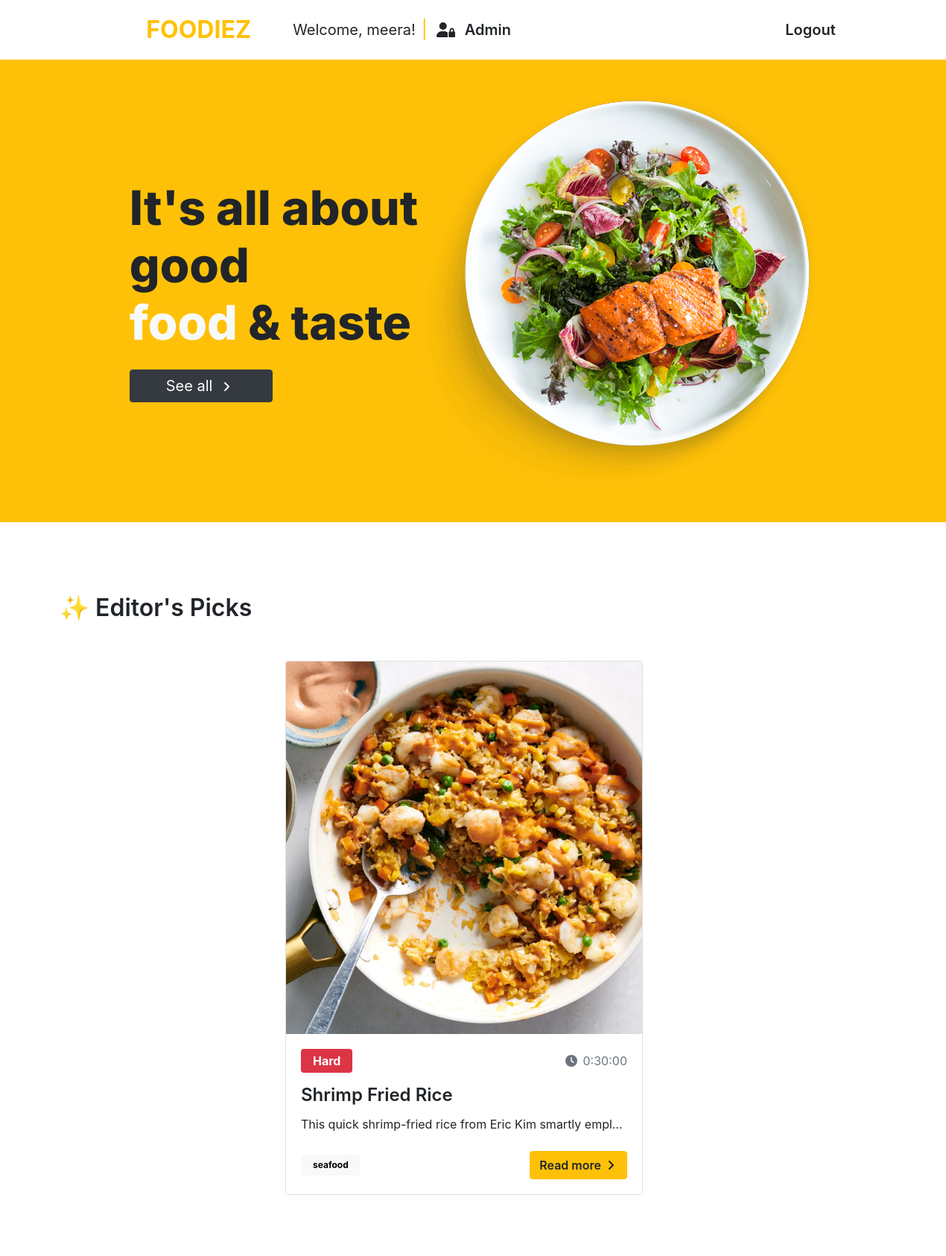
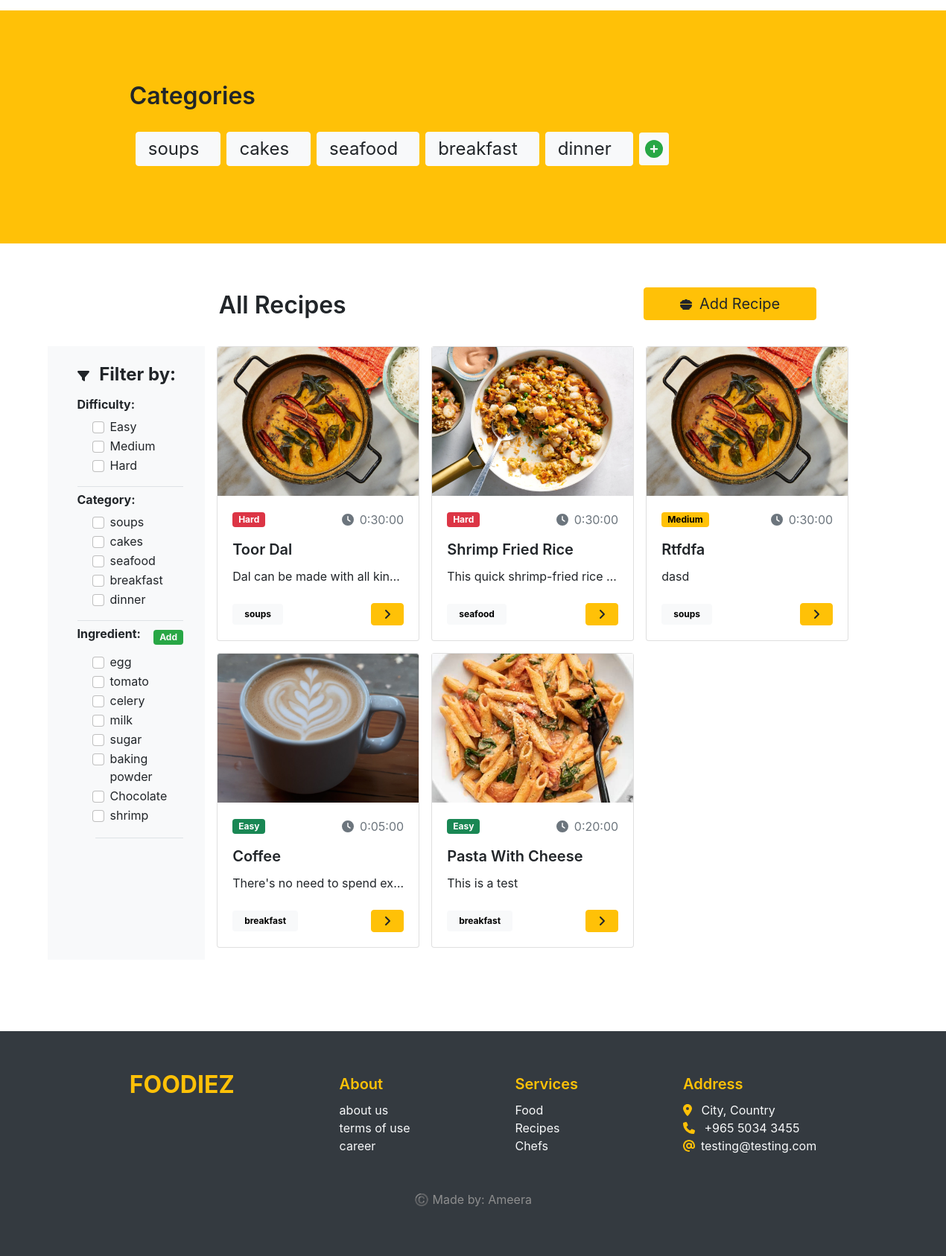
The app's page / (signed in) with its own data (2 pictures, top to bottom).
### food/models.py (models this page shows, shortened)
class Recipe(models.Model):
    difficulty_choices = [
        ("Easy", "Easy"),
        ("Medium", "Medium"),
        ("Hard", "Hard"),
    ]
    created_by = models.ForeignKey(User, on_delete=models.CASCADE, related_name="created_by")
    name = models.CharField(max_length=200)
    difficulty = models.CharField(choices=difficulty_choices, max_length=15)
    duration = models.DurationField(default= timedelta(minutes=30))
    calories = models.FloatField(validators=[MinValueValidator(1), MaxValueValidator(10000)])
    serving = models.PositiveIntegerField(default=1)
    category = models.ForeignKey(Category, on_delete=models.CASCADE ,related_name="category")
    ingredients = models.ManyToManyField(Ingredient, related_name="ingredients")
    image = models.ImageField(upload_to="recipes/", default= "static/placeholder.png") # add a default image in static files
    description = models.TextField()
    directions = models.TextField()
    editor_pick = models.BooleanField(default=False)

class Category(models.Model):
    name = models.CharField(max_length=100, unique=True)
    def __str__(self) -> str:
        return self.name

class Ingredient(models.Model):
    name = models.CharField(max_length=100, unique=True)

### food/views.py (the view)
# urls.py: path("", views.home_view, name="home"),
def home_view(request):
    recipes = Recipe.objects.all()
    editors_pick = Recipe.objects.filter(editor_pick=True)
    categories = Category.objects.all()
    ingredients = Ingredient.objects.all()
    category_form = CategoryForm()
    ingredient_form = IngredientForm()
    context = {
        "recipes": recipes,
        "categories": categories,
        "category_form": category_form ,
        "editors_pick": editors_pick,
        "ingredient_form": ingredient_form,
        "ingredients": ingredients,
    }
    return render(request, "base.html", context)

### food/forms.py
class RegisterForm(forms.ModelForm):
    class Meta:
        model = User
        fields = ["username", "password"]
        widgets = {
            "password": forms.PasswordInput()
        }

class LoginForm(forms.Form):
    username = forms.CharField(required=True)
    password = forms.CharField(required=True, widget=forms.PasswordInput(),)

### food/context_processor.py (called while the page is built)
def processor(request):
    register_form = RegisterForm()
    login_form = LoginForm()
    return {'register_form': register_form, "login_form": login_form,}

### food/templates/base.html (shortened to what this page needs)
{% load bootstrap4 %}
{% bootstrap_css %}
{% load static %}
<!DOCTYPE html>
<html lang="en">
  <head>
    <link
      href="https://cdn.jsdelivr.net/npm/bootstrap@5.2.0/dist/css/bootstrap.min.css"
      rel="stylesheet"
    />
    <link rel="stylesheet" href="{% static 'css/styles.css' %}" />
  </head>
  <body>
    <header>
      <nav class="navbar navbar-expand-lg bg-white">
        <div
          class="container-fluid d-flex justify-content-center align-items-center w-100"
        >
          <ul
            class="navbar-nav mb-2 mb-lg-0 d-flex justify-content-start align-items-center w-75"
          >
            <li class="nav-item fs-2 fw-bold mx-5">
              <a class="nav-link link-warning" href="{% url 'home' %}"
                >FOODIEZ</a
              >
            </li>
            <li class="nav-item fs-5 me-2">
              Welcome, {{ request.user.username}}!
            </li>
            {% if request.user.is_authenticated and request.user.is_staff %}
            <li class="nav-item text-warning fs-4">|</li>
            <li class="nav-item fs-5 fw-semibold mx-1">
              <a class="nav-link link-dark" href="{% url 'admin-page' %}"
                ><i class="fa-solid fa-user-lock me-2"></i> Admin</a
              >
            </li>
            {% endif %}
          </ul>
          <ul class="navbar-nav mb-2 mb-lg-0 d-flex align-items-center">
            {% if request.user.is_authenticated %}
            <li class="nav-item fs-5 fw-semibold mx-auto">
              <a class="nav-link link-dark" href="{% url 'logout' %}">Logout</a>
            </li>
            {% endif %}
          </ul>
        </div>
      </nav>
    </header>
    {% block content %}
    {% include 'pages/landing_page.html' %} {% endblock content %}
    <footer class="m-auto bg-dark pt-5 pb-5">
      <div class="container w-75 mb-5 d-flex justify-content-between">
        <a class="link-warning fs-2 fw-bold m-0" href="{% url 'home' %}"
          >FOODIEZ</a
        >
        <div class="d-flex flex-column">
          <p class="fs-5 fw-semibold mt-2 mb-2 text-warning">About</p>
          <a class="link-light" href="#">about us</a>
          <a class="link-light" href="#">terms of use</a>
          <a class="link-light" href="#">career</a>
        </div>
        <div class="d-flex flex-column">
          <p class="fs-5 fw-semibold mt-2 mb-2 text-warning">Services</p>
          <a class="link-light" href="#">Food</a>
          <a class="link-light" href="#">Recipes</a>
          <a class="link-light" href="#">Chefs</a>
        </div>
        <div class="d-flex flex-column text-light">
          <p class="fs-5 fw-semibold mt-2 mb-2 text-warning">Address</p>
          <p class="m-0">
            <i class="fa-solid fa-location-dot me-2 text-warning"></i> City,
            Country
          </p>
          <p class="m-0">
            <i class="fa-solid fa-phone me-2 text-warning"></i> +965 5034 3455
          </p>
          <p class="m-0">
            <i class="fa-solid fa-at me-2 text-warning"></i>testing@testing.com
          </p>
        </div>
      </div>
      <center class="mt-auto">
        <p class="footer-text fs-6">©️ Made by: Ameera</p>
      </center>
    </footer>
  </body>
</html>

### food/templates/pages/landing_page.html (shortened to what this page needs)
{% load static %}
{% load bootstrap4 %}
{% block content %}
<section class="bg-warning">
  <div
    class="container w-75 pt-5 pb-5 d-flex justify-content-between align-items-center"
  >
    <div
      class="title-container d-flex flex-column justify-content-center align-items-start"
    >
      <h1 class="header">
        It's all about good<br /><span class="text-light">food</span> & taste
      </h1>
      <a href="#all-recipes" type="button" class="btn btn-dark fs-5 mt-3 px-5"
        >See all <i class="fa-solid fa-angle-right mx-2 fs-6"></i
      ></a>
    </div>
    <div>
      <img src="{% static '/images/meal-bg.png' %}" alt="a plate of food" />
    </div>
  </div>
</section>
<section class="pb-5">
  <div class="container-fluid w-100 pt-5 pb-5">
    <div class="container">
      <h2 class="fs-2 fw-semibold mb-5 mt-5 pb-1">✨ Editor's Picks</h2>
    </div>
    <div class="container-fluid d-flex justify-content-center flex-wrap">
      {% for recipe in editors_pick %}
      <div class="card me-4" style="width: 30rem; height: max-content">
        <center style="background-color: rgb(247, 247, 247)">
          <img
            src="{{ recipe.image.url }}"
            class="card-img-top w-100"
            alt="recipe image"
            style="object-fit: cover; height: 500px"
          />
        </center>
        <div class="card-body">
          <div class="d-flex justify-content-between align-items-center">
            {% if recipe.difficulty == "Easy" %}
            <p>
              <span class="badge text-bg-success fs-6 py-2 px-3"
                >{{ recipe.difficulty }}</span
              >
            </p>
            {% elif recipe.difficulty == "Medium" %}
            <p>
              <span class="badge text-bg-warning fs-6 py-2 px-3"
                >{{ recipe.difficulty }}</span
              >
            </p>
            {% elif recipe.difficulty == "Hard" %}
            <p>
              <span class="badge text-bg-danger fs-6 py-2 px-3"
                >{{ recipe.difficulty }}</span
              >
            </p>
            {% else %} null {% endif %}
            <p class="text-muted">
              <i class="fa-solid fa-clock me-2"></i>{{ recipe.duration }}
            </p>
          </div>
          <h5
            class="card-title fw-semibold fs-4"
            style="text-transform: capitalize"
          >
            {{ recipe.name }}
          </h5>
          <p
            class="card-text"
            style="
              line-height: 1.5em;
              height: 2em;
              overflow: hidden;
              white-space: nowrap;
              text-overflow: ellipsis;
              width: 100%;
            "
          >
            {{ recipe.description }}
          </p>
          <div class="d-flex justify-content-between align-items-center">
            <span class="badge text-bg-light px-3 py-2"
              >{{ recipe.category }}</span
            >
            <a
              href="{% url 'recipe-detail' recipe_id=recipe.id %}"
              class="btn btn-warning fw-semibold"
              >Read more <i class="fa-solid fa-angle-right mx-1"></i
            ></a>
          </div>
        </div>
      </div>
      {% endfor %}
    </div>
  </div>
</section>
<section class="bg-warning pb-5">
  <div class="container w-75 py-5">
    <h2 class="fs-2 fw-semibold mb-4 mt-5 pb-1">Categories</h2>
    <div class="d-flex flex-wrap ms-2 align-items-center">
      {% for cat in categories %}
      <div
        href="#"
        type="link"
        class="btn btn-light d-flex justify-content-between align-items-center py-1 ps-3 mb-2 me-2"
      >
        <p class="fs-4 me-3 my-0">{{ cat.name }}</p>
      </div>
      {% endfor %}
      {% if request.user.is_authenticated %}
      <span
        type="button"
        class="badge badge-light text-dark fs-4 me-2 mb-2 px-2"
      >
        <a
          href="#"
          class="link-dark"
          data-bs-toggle="modal"
          data-bs-target="#cat"
        >
          <i class="fa-solid fa-circle-plus py-1 text-success"></i>
        </a>
        {% include 'snippets/add_cat.html' %}
      </span>
      {% endif %}
    </div>
  </div>
</section>
<section id="all-recipes" class="pb-5 mb-5 pt-3">
  <div
    class="container-fluid w-75 d-flex justify-content-between align-items-center mb-2"
  >
    <h2 class="fs-2 fw-semibold mb-4 mt-5 pb-1" style="margin-left: 13%">
      All Recipes
    </h2>
    {% if request.user.is_authenticated %}
    <a
      href="{% url 'create-recipe' %}"
      type="button"
      class="btn btn-warning fs-5 mt-3 px-5"
      ><i class="fa-solid fa-bowl-food fs-6 me-1"></i> Add Recipe</a
    >
    {% endif %}
  </div>
  <div class="container-fluid" style="margin-left: 5%">
    <div class="row">
      <div class="col-md-2 p-0 m-0 bg-light">
        <div class="d-flex">
          <div class="p-4 ms-3" style="width: 15vw">
            <h6 class="fw-bold fs-4">
              <i class="fa-solid fa-filter fs-6 me-2"></i> Filter by:
            </h6>
            <h6 class="mt-3 mb-2 fw-bold">Difficulty:</h6>
            <div class="ms-4">
              <div class="form-check">
                <input
                  class="form-check-input"
                  type="checkbox"
                  data-filter="difficulty"
                  value="easy"
                />
                <label class="form-check-label" for="easy"> Easy </label>
              </div>
              <div class="form-check">
                <input
                  class="form-check-input"
                  type="checkbox"
                  data-filter="difficulty"
                  value="medium"
                />
                <label class="form-check-label" for="medium"> Medium </label>
              </div>
              <div class="form-check">
                <input
                  class="form-check-input"
                  type="checkbox"
                  data-filter="difficulty"
                  value="hard"
                />
                <label class="form-check-label" for="hard"> Hard </label>
              </div>
            </div>
            <h6 class="mt-3 mb-2 fw-bold border-top pt-2">Category:</h6>
            <div class="ms-4">
              {% for category in categories %}
              <div class="form-check">
                <input
                  class="form-check-input"
                  type="checkbox"
                  data-filter="category"
                  value="{{category.name}}"
                />
                <label class="form-check-label" for="{{category.name}}">
                  {{category.name}}
                </label>
              </div>
              {% empty %}
              <p>There's nothing to see here</p>
              {% endfor %}
            </div>
            <div
              class="mt-3 mb-2 border-top pt-2 d-flex justify-content-between align-items-center"
            >
              <h6 class="fw-bold">Ingredient:</h6>
              {% if request.user.is_authenticated %}
              <span class="badge badge-success py-1 px-2 m-0"
                ><a
                  href="#"
                  class="link-light"
                  data-bs-toggle="modal"
                  data-bs-target="#ing"
                  >Add</a
                ></span
              >
              {% include 'snippets/add_ing.html' %} {% endif %}
            </div>
            <div class="ms-4 pb-3 border-bottom">
              {% for ingredient in ingredients %}
              <div class="form-check">
                <input
                  class="form-check-input"
                  type="checkbox"
                  data-filter="ingredient"
                  value="{{ingredient.name}}"
                />
                <label class="form-check-label" for="{{ingredient.name}}">
                  {{ingredient.name}}
                </label>
              </div>
              {% empty %}
              <p>There's nothing to see here</p>
              {% endfor %}
            </div>
          </div>
        </div>
      </div>
      <div class="col-md-10 p-0 m-0">
        {% include 'snippets/recipes_list.html' %}
      </div>
    </div>
  </div>
</section>
{% endblock content %}

### food/templates/snippets/recipes_list.html (shortened to what this page needs)
{% load bootstrap4 %}
<div class=" d-flex flex-wrap ms-3" id="filter-recipes">
    {% for recipe in recipes %}
    <div class="card me-3 mb-3" style="width: 17rem; height: max-content;">
        <center style="background-color: rgb(247, 247, 247);">
            <img src="{{ recipe.image.url }}" class="card-img-top w-100" alt="recipe image"
                style="object-fit: cover; height: 200px;">
        </center>
        <div class="card-body">
            <div class="d-flex justify-content-between align-items-center">
                {% if recipe.difficulty == "Easy" %}
                <p><span class="badge text-bg-success py-1 px-2">{{ recipe.difficulty }}</span></p>
                {% elif recipe.difficulty == "Medium" %}
                <p><span class="badge text-bg-warning py-1 px-2">{{ recipe.difficulty }}</span></p>
                {% elif recipe.difficulty == "Hard" %}
                <p><span class="badge text-bg-danger py-1 px-2">{{ recipe.difficulty }}</span></p>
                {% else %}
                null
                {% endif %}
                <p class="text-muted"><i class="fa-solid fa-clock me-2"></i>{{ recipe.duration }}</p>
            </div>
            <h5 class="card-title fw-semibold fs-5" style="text-transform: capitalize;">{{ recipe.name }}</h5>
            <p class="card-text fs-6" style="
                line-height: 1.5em;
                height: 2em;
                overflow: hidden;
                white-space: nowrap;
                text-overflow: ellipsis;
                width: 100%;">
                {{ recipe.description }}
            </p>
            <div class="d-flex justify-content-between align-items-center">
                <span class="badge text-bg-light px-3 py-2">{{ recipe.category }}</span>
                <a href="{% url 'recipe-detail' recipe_id=recipe.id %}" class="btn btn-warning fw-semibold"><i
                        class="fa-solid fa-angle-right mx-1"></i></a>
            </div>
        </div>
    </div>
    {% endfor %}
</div>

### food/static/css/styles.css (style rules this page uses)
body { height: 100vh; font-family: 'inter', sans-serif; }
.header { font-size: 4em; font-family: 'inter', sans-serif; font-weight: 800; }
footer { margin: auto; }
.footer-text { color: rgb(142, 142, 142); }

### records on screen
Recipe: image (picture), difficulty "Hard", duration "0:30:00", name "Shrimp Fried Rice", description "This quick shrimp-fried rice from Eric Kim smartly empl…", category "seafood", description "This quick shrimp-fried rice…"
Category: name "soups"
Category: name "cakes"
Category: name "seafood"
Category: name "breakfast"
Category: name "dinner"
Ingredient: name "egg"
Ingredient: name "tomato"
Ingredient: name "celery"
Ingredient: name "milk"
Ingredient: name "sugar"
Ingredient: name "baking powder"
Ingredient: name "Chocolate"
Ingredient: name "shrimp"
Recipe: image (picture), difficulty "Hard", duration "0:30:00", name "Toor Dal", description "Dal can be made with all kin…", category "soups"
Recipe: image (picture), difficulty "Medium", duration "0:30:00", name "Rtfdfa", description "dasd", category "soups"
Recipe: image (picture), difficulty "Easy", duration "0:05:00", name "Coffee", description "There's no need to spend e…", category "breakfast"
Recipe: image (picture), difficulty "Easy", duration "0:20:00", name "Pasta With Cheese", description "This is a test", category "breakfast"

### other values on screen
{{ request.user.username }} "meera"
